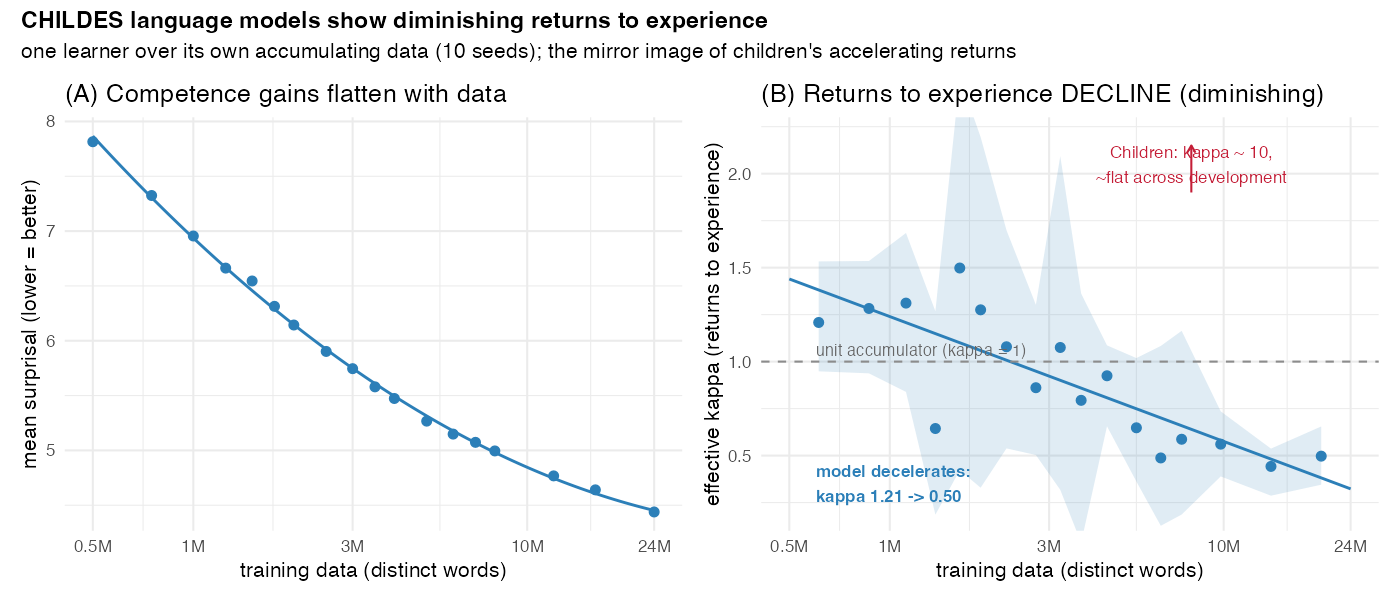

Write the R code that produced this figure.
#!/usr/bin/env Rscript
# CANDIDATE FIGURE (standalone; not wired into the paper): the CHILDES LMs show DIMINISHING
# returns to experience -- their effective kappa DECLINES as they accumulate data, the mirror
# image of children (kappa ~10, ~flat). Artifact-free: measured from improvement-per-decade
# directly (NOT per-word sigmoid midpoints, which are window-confounded; see ONSET_KAPPA_NOTE.md).
suppressPackageStartupMessages({library(dplyr); library(readr); library(ggplot2); library(patchwork)})
ROOT <- "/Users/mcfrank/Projects/standard_model_2"; OUT <- file.path(ROOT,"studies/llm")

lad <- read_csv(file.path(ROOT,"fits/llm/ladder_bestval_finer.csv"), show_col_types=FALSE) |>
  mutate(lx = log10(words))
# mean competence (surprisal) per seed x budget, pooled over words
comp <- lad |> group_by(seed, words, lx) |> summarise(surp = mean(surprisal), .groups="drop")
budg <- comp |> group_by(words, lx) |> summarise(surp = mean(surp), .groups="drop") |> arrange(lx)

# effective kappa = 0.434 * (nats improvement per log10-decade), local between consecutive rungs.
# (logit-competence ~ -surprisal for these low-prob CDI words; 0.434 = 1/ln10 -> natural-log kappa)
loc <- function(d) d |> arrange(lx) |> mutate(
  k_eff = 0.434 * -(surp - lag(surp)) / (lx - lag(lx)),
  lx_mid = (lx + lag(lx))/2, words_mid = 10^lx_mid)
per_seed <- comp |> group_by(seed) |> group_modify(~loc(.x)) |> ungroup() |> filter(is.finite(k_eff))
band <- per_seed |> group_by(words_mid, lx_mid) |>
  summarise(k = mean(k_eff), lo = quantile(k_eff,.1), hi = quantile(k_eff,.9), .groups="drop")

# smooth quadratic on pooled competence -> analytic derivative -> kappa curve
qfit <- lm(surp ~ lx + I(lx^2), budg); b <- coef(qfit)
kcurve <- tibble(lx = seq(min(budg$lx), max(budg$lx), length=100)) |>
  mutate(words = 10^lx, k_eff = 0.434 * -(b[2] + 2*b[3]*lx))
b2 <- summary(qfit)$coef[3,]
k_early <- with(subset(band, words_mid==min(words_mid)), k); k_late <- with(subset(band, words_mid==max(words_mid)), k)
cat(sprintf("effective kappa: early=%.2f  late=%.2f   quad b2=%.3f (p=%.2g)\n", k_early, k_late, b2[1], b2[4]))

pal_lm <- "#2c7fb8"
# Panel A: competence flattens (raw phenomenon)
pA <- ggplot(budg, aes(words, surp)) +
  geom_line(data=tibble(words=10^kcurve$lx, surp=predict(qfit, kcurve)), colour=pal_lm, linewidth=.7) +
  geom_point(size=2, colour=pal_lm) +
  scale_x_log10(breaks=c(5e5,1e6,3e6,1e7,2.4e7), labels=c("0.5M","1M","3M","10M","24M")) +
  labs(title="(A) Competence gains flatten with data",
       x="training data (distinct words)", y="mean surprisal (lower = better)") +
  theme_minimal(base_size=11)

# Panel B: effective kappa declines below unit accumulator; children ~10 flat
pB <- ggplot(band, aes(words_mid, k)) +
  geom_ribbon(aes(ymin=lo, ymax=hi), fill=pal_lm, alpha=.15) +
  geom_line(data=kcurve, aes(words, k_eff), colour=pal_lm, linewidth=.7) +
  geom_point(size=2, colour=pal_lm) +
  geom_hline(yintercept=1, linetype="dashed", colour="grey55") +
  annotate("text", x=6e5, y=1.06, hjust=0, size=3, colour="grey40",
           label="unit accumulator (kappa = 1)") +
  annotate("text", x=6e5, y=0.35, hjust=0, size=3.1, colour=pal_lm, fontface="bold",
           label=sprintf("model decelerates:\nkappa %.2f -> %.2f", k_early, k_late)) +
  annotate("segment", x=8e6, xend=8e6, y=1.9, yend=2.15,
           arrow=arrow(length=unit(.15,"cm")), colour="#c41e37") +
  annotate("text", x=8e6, y=1.95, vjust=0, size=3.1, colour="#c41e37",
           label="Children: kappa ~ 10,\n~flat across development") +
  scale_x_log10(breaks=c(5e5,1e6,3e6,1e7,2.4e7), labels=c("0.5M","1M","3M","10M","24M")) +
  coord_cartesian(ylim=c(0.2, 2.2)) +
  labs(title="(B) Returns to experience DECLINE (diminishing)",
       x="training data (distinct words)", y="effective kappa (returns to experience)") +
  theme_minimal(base_size=11)

g <- pA + pB + plot_annotation(
  title="CHILDES language models show diminishing returns to experience",
  subtitle="one learner over its own accumulating data (10 seeds); the mirror image of children's accelerating returns",
  theme=theme(plot.title=element_text(face="bold", size=12)))
ggsave(file.path(OUT,"fig_kappa_decline.png"), g, width=10, height=4.3, dpi=140)
cat("wrote fig_kappa_decline.png\n")
